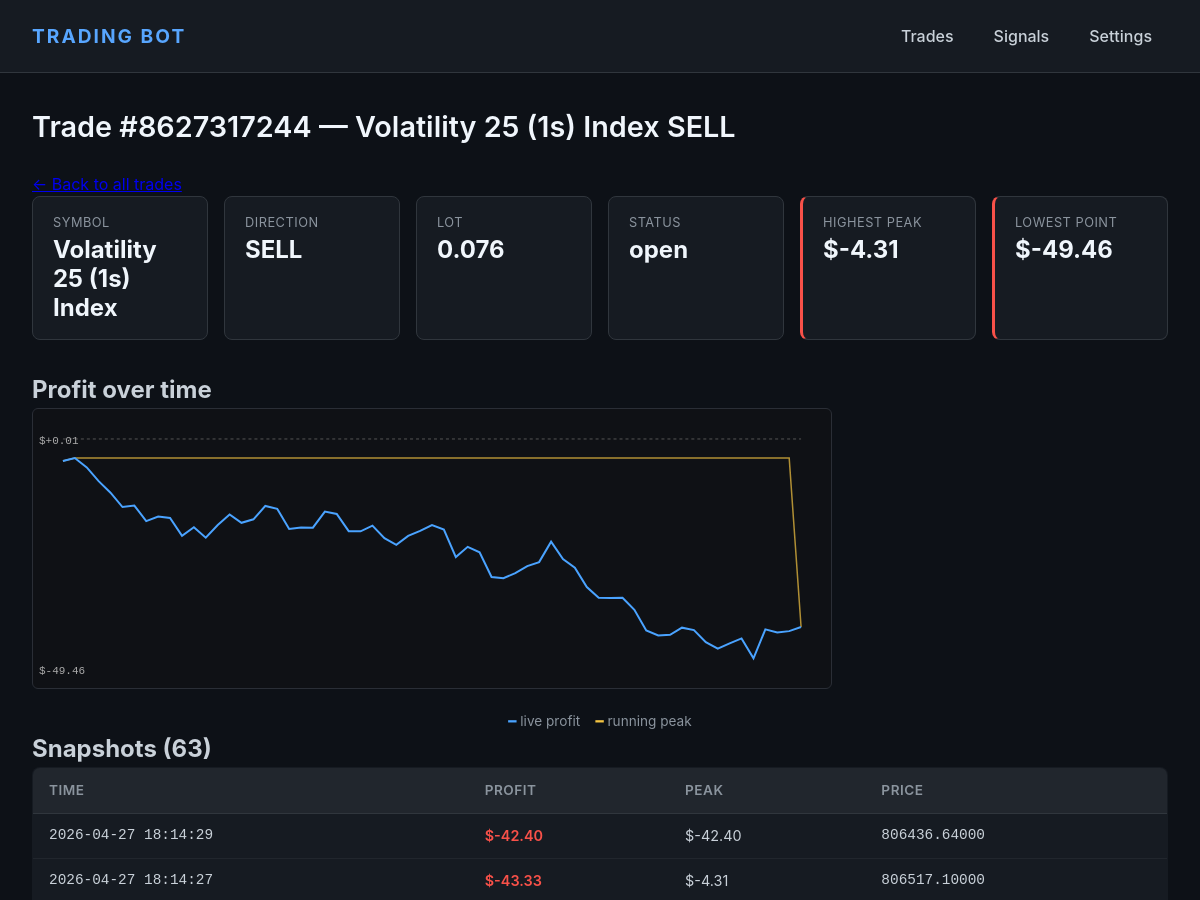
Page /trade/8627317244 (upper part) on the earlier database version.
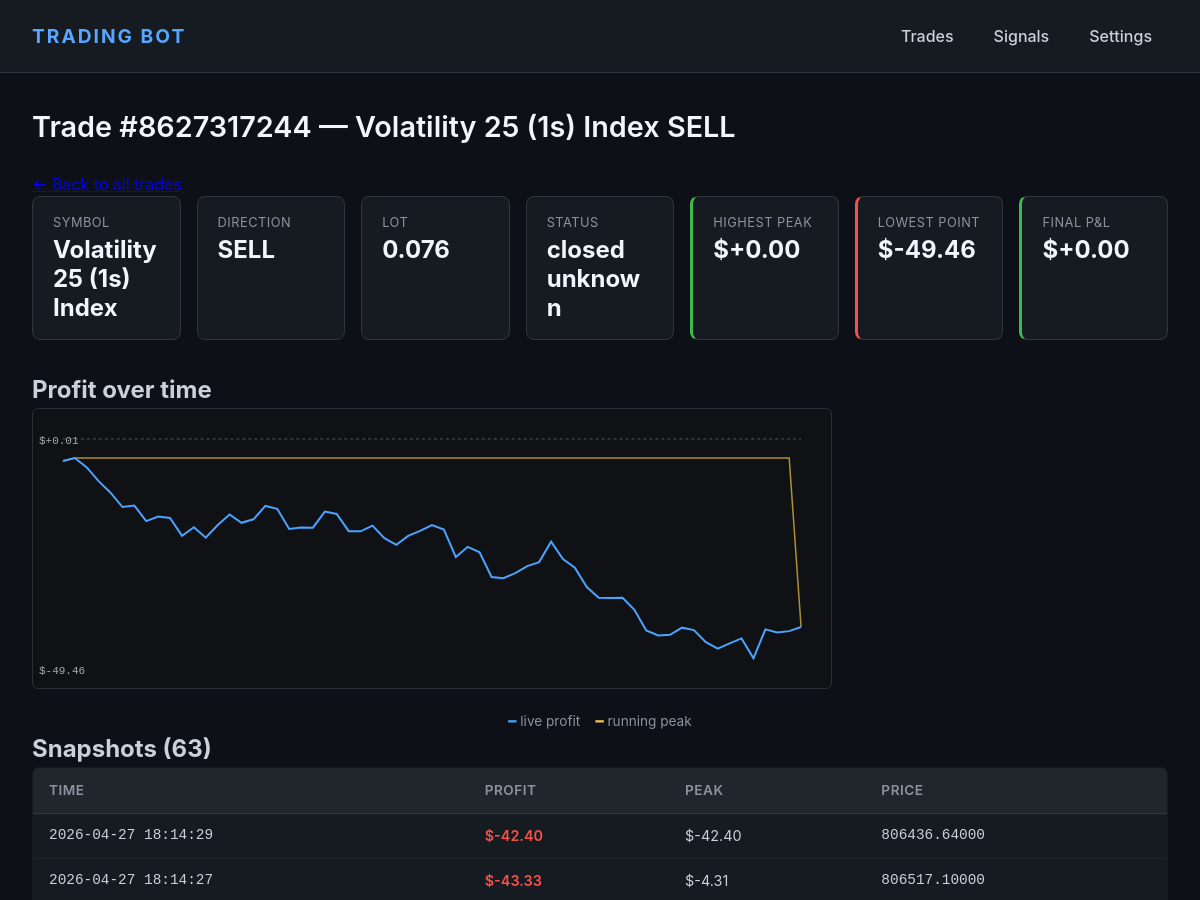
Same page on the later database version.
### tables this page shows
CREATE TABLE trades (
    id           INTEGER PRIMARY KEY AUTOINCREMENT,
    ticket       INTEGER UNIQUE,
    symbol       TEXT,
    direction    TEXT,
    lot          REAL,
    open_price   REAL,
    sl           REAL,
    tp           REAL,
    open_time    TEXT DEFAULT (datetime('now')),
    close_time   TEXT,
    close_price  REAL,
    profit       REAL,
    status       TEXT DEFAULT 'open',
    strategy     TEXT,
    close_reason TEXT
, peak_profit REAL);

### web_app.py (the view)
@app.route("/trade/<int:ticket>")
def trade_history(ticket):
    trade = db.get_trade_by_ticket(ticket)
    snaps = db.get_trade_snapshots(ticket, limit=10000)
    chart = _build_profit_svg(snaps) if snaps else None
    profits = [(s["profit"] or 0) for s in snaps]
    peaks   = [(s["peak"]   or 0) for s in snaps]
    hi_candidates = peaks + profits
    lo_candidates = list(profits)
    if trade is not None and trade["profit"] is not None:
        hi_candidates.append(trade["profit"])
        lo_candidates.append(trade["profit"])
    final_peak   = max(hi_candidates) if hi_candidates else 0
    lowest_point = min(lo_candidates) if lo_candidates else 0
    return render_template("trade_history.html",
                           trade=trade,
                           ticket=ticket,
                           snaps=snaps,
                           chart=chart,
                           final_peak=final_peak,
                           lowest_point=lowest_point)

### database.py (called while the page is built)
@contextmanager
def _conn():
    c = sqlite3.connect(str(DB_PATH))
    c.row_factory = sqlite3.Row
    try:
        yield c
        c.commit()
    finally:
        c.close()

def get_trade_snapshots(ticket: int, limit: int = 5000) -> list[dict]:
    with _conn() as c:
        rows = c.execute(
            "SELECT ts, profit, peak, price FROM trade_snapshots "
            "WHERE ticket = ? ORDER BY id ASC LIMIT ?",
            (ticket, limit),
        ).fetchall()
    return [dict(r) for r in rows]

def get_trade_by_ticket(ticket: int) -> dict | None:
    with _conn() as c:
        row = c.execute("SELECT * FROM trades WHERE ticket = ?", (ticket,)).fetchone()
    return dict(row) if row else None

### templates/trade_history.html (shortened to what this page needs)
{% extends "base.html" %}
{% block content %}
<h1>Trade #{{ ticket }}{% if trade %} — {{ trade.symbol }} {{ trade.direction }}{% endif %}</h1>
<p><a href="{{ url_for('trades') }}">&larr; Back to all trades</a></p>
{% if trade %}
<section class="stats">
  <div class="stat">
    <div class="stat-label">Symbol</div>
    <div class="stat-value">{{ trade.symbol }}</div>
  </div>
  <div class="stat">
    <div class="stat-label">Direction</div>
    <div class="stat-value">{{ trade.direction }}</div>
  </div>
  <div class="stat">
    <div class="stat-label">Lot</div>
    <div class="stat-value">{{ trade.lot }}</div>
  </div>
  <div class="stat">
    <div class="stat-label">Status</div>
    <div class="stat-value">{{ trade.status | replace('_', ' ') }}</div>
  </div>
  <div class="stat {% if final_peak >= 0 %}stat-win{% else %}stat-loss{% endif %}">
    <div class="stat-label">Highest peak</div>
    <div class="stat-value">${{ "%+.2f" | format(final_peak) }}</div>
  </div>
  <div class="stat {% if lowest_point < 0 %}stat-loss{% else %}stat-win{% endif %}">
    <div class="stat-label">Lowest point</div>
    <div class="stat-value">${{ "%+.2f" | format(lowest_point) }}</div>
  </div>
  {% if trade.profit is not none %}
  <div class="stat {% if trade.profit >= 0 %}stat-win{% else %}stat-loss{% endif %}">
    <div class="stat-label">Final P&amp;L</div>
    <div class="stat-value">${{ "%+.2f" | format(trade.profit) }}</div>
  </div>
  {% endif %}
</section>
{% endif %}
{% if chart %}
<h2>Profit over time</h2>
<svg viewBox="0 0 {{ chart.w }} {{ chart.h }}"
     style="width:100%; max-width:{{ chart.w }}px; background:#0f1115; border:1px solid #2a2e36; border-radius:6px;">
  <line x1="30" y1="{{ chart.zero_y }}" x2="{{ chart.w - 30 }}" y2="{{ chart.zero_y }}"
        stroke="#555" stroke-dasharray="3,3" />
  <polyline points="{{ chart.peak_pts }}"
            fill="none" stroke="#f5c542" stroke-width="1.5" opacity="0.7" />
  <polyline points="{{ chart.profit_pts }}"
            fill="none" stroke="#4aa3ff" stroke-width="2" />
  <text x="6" y="35" fill="#aaa" font-size="11" font-family="monospace">${{ "%+.2f" | format(chart.hi) }}</text>
  <text x="6" y="{{ chart.h - 14 }}" fill="#aaa" font-size="11" font-family="monospace">${{ "%+.2f" | format(chart.lo) }}</text>
</svg>
<p class="hint">
  <span style="color:#4aa3ff;">━</span> live profit
  &nbsp;&nbsp;
  <span style="color:#f5c542;">━</span> running peak
</p>
{% else %}
<p class="hint">No snapshots yet for this trade.</p>
{% endif %}
<h2>Snapshots ({{ snaps | length }})</h2>
<table class="data">
  <thead>
    <tr>
      <th>Time</th>
      <th>Profit</th>
      <th>Peak</th>
      <th>Price</th>
    </tr>
  </thead>
  <tbody>
    {% for s in snaps | reverse %}
    <tr>
      <td class="mono">{{ s.ts }}</td>
      <td class="{% if (s.profit or 0) > 0 %}buy{% elif (s.profit or 0) < 0 %}sell{% endif %}">
        ${{ "%+.2f" | format(s.profit or 0) }}
      </td>
      <td>${{ "%+.2f" | format(s.peak or 0) }}</td>
      <td class="mono">{% if s.price %}{{ "%.5f" | format(s.price) }}{% else %}—{% endif %}</td>
    </tr>
    {% else %}
    <tr><td colspan="4" class="empty">No snapshots recorded yet.</td></tr>
    {% endfor %}
  </tbody>
</table>
{% endblock %}

Differences in the rows shown:
changed trades "Volatility 25 (1s) Index": status "open" → "closed unknown"; profit (not shown) → "+0.00"
Other differences:
{{ "%+.2f" | format(final_peak) }}: "-4.31" → (not shown)
text now shown: "FINAL P&L $"
